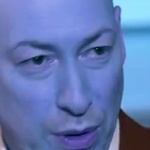
#> input picture test_files/1_.jpg, 150 x 150 px
$ python testfaces.py
#> lines starting #> are read from the running program, lines starting #| are printed output that depends on the picture
# from utils import extract_face_dlib
# from utils import extract_face_cv2
import cv2

_1_ = cv2.imread('test_files/1_.jpg',cv2.COLOR_RGB2BGR)
#> _1_ is the input picture: shape (150, 150, 3); mean B, G, R 178.7, 120.3, 97.6
_2_ = cv2.imread('test_files/2_.jpg',cv2.COLOR_RGB2BGR)
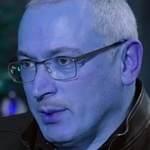
#> input picture test_files/2_.jpg, 150 x 150 px
#> _2_ is the input picture: shape (150, 150, 3); mean B, G, R 130.1, 85.6, 71
_3_ = cv2.imread('test_files/3_.jpg',cv2.COLOR_RGB2BGR)
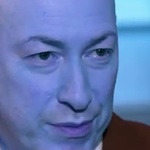
#> input picture test_files/3_.jpg, 150 x 150 px
#> _3_ is the input picture: shape (150, 150, 3); mean B, G, R 177.4, 120.6, 96.8

# _, face1 = extract_face_cv2(pil_image, True)
# _, face2 = extract_face_dlib(pil_image, True)

import matplotlib.pyplot as plt
plt.axis('off')

plt.subplot(1, 3, 1)
plt.imshow(_1_)

plt.subplot(1, 3, 2)
plt.imshow(_2_)

plt.subplot(1, 3, 3)
plt.imshow(_3_)

plt.show()
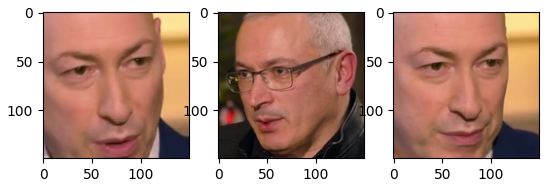
#> figure drawn by matplotlib, 3 panels; B, G, R data is drawn as R, G, B
